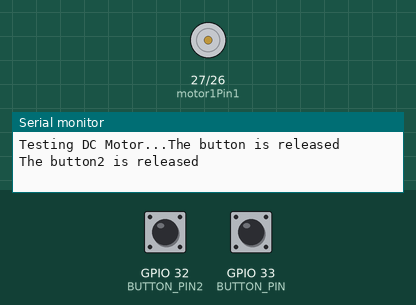
The sketch below on a simulated ESP32. Parts: motor-driver pin pairs drawn as motors (green arrow = first pin HIGH = forward, orange = second pin HIGH = backward, longer = more drive, scaled by the enable pin), the last lines printed to the serial monitor. The test bench sets the inputs (shaded band); at power-on: GPIO 32 (BUTTON_PIN2) HIGH, GPIO 33 (BUTTON_PIN) HIGH.

Above: at 1.2 s.
1.3 s: GPIO 32 (BUTTON_PIN2) pulled LOW for 0.15 s
At 1.7 s:
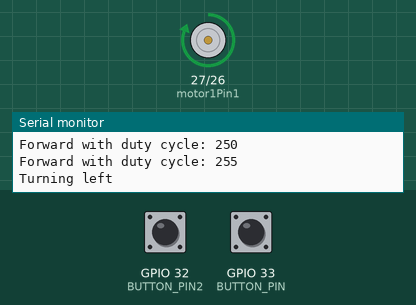
3.3 s: GPIO 33 (BUTTON_PIN) pulled LOW for 0.15 s
At 3.7 s:
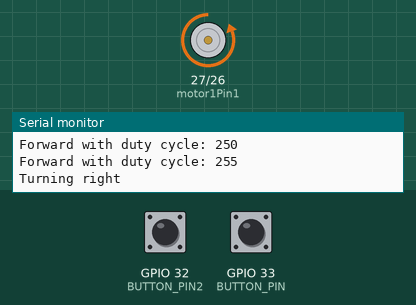
4.9 s: GPIO 33 (BUTTON_PIN) pulled LOW for 3.2 s
At 9.0 s:
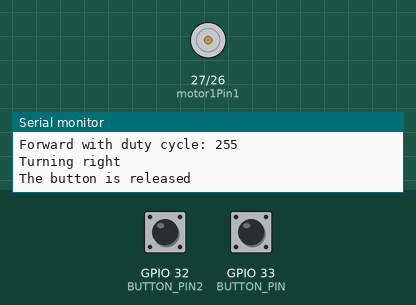
9.6 s: GPIO 32 (BUTTON_PIN2) pulled LOW for 3.2 s
At 10.0 s:
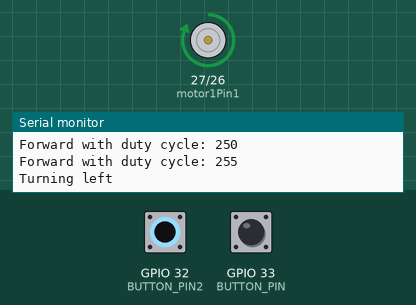
Timing chart, 0 to 14.3 s (numbered marks = the images above; inputs shaded):
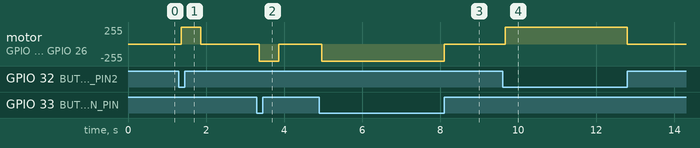

Measured:
- after the input at 1.3 s, motor on GPIO 27 (motor1Pin1) / GPIO 26 (motor1Pin2): stopped → forward 255/255 after 0.06 s, → stopped 0.50 s later
- after the input at 3.3 s, motor on GPIO 27 (motor1Pin1) / GPIO 26 (motor1Pin2): stopped → backward 255/255 after 0.06 s, → stopped 0.50 s later
- after the input at 4.9 s, motor on GPIO 27 (motor1Pin1) / GPIO 26 (motor1Pin2): stopped → backward 255/255 after 0.06 s, → stopped 3.1 s later
- after the input at 9.6 s, motor on GPIO 27 (motor1Pin1) / GPIO 26 (motor1Pin2): stopped → forward 255/255 after 0.06 s, → stopped 3.1 s later

The sketch:

sketch_may4a.ino
```cpp
#define BUTTON_PIN 33  // GIOP21 pin connected to button
#define BUTTON_PIN2 32

// Variables will change:
int lastState = LOW;  // the previous state from the input pin
int currentState;     // the current reading from the input pin

int lastState2 = LOW;  // the previous state from the input pin
int currentState2;     // the current reading from the input pin

int motor1Pin1 = 27;
int motor1Pin2 = 26;
int enable1Pin = 14;

// Setting PWM properties
const int freq = 30000;
const int pwmChannel = 0;
const int resolution = 8;
int dutyCycle = 200;

void setup() {
  // sets the pins as outputs:
  pinMode(motor1Pin1, OUTPUT);
  pinMode(motor1Pin2, OUTPUT);
  pinMode(enable1Pin, OUTPUT);

  // configure LED PWM functionalitites
  ledcSetup(pwmChannel, freq, resolution);

  // attach the channel to the GPIO to be controlled
  ledcAttachPin(enable1Pin, pwmChannel);

  Serial.begin(115200);
  pinMode(BUTTON_PIN, INPUT_PULLUP);
  pinMode(BUTTON_PIN2, INPUT_PULLUP);

  // testing
  Serial.print("Testing DC Motor...");
}

void loop() {


  currentState = digitalRead(BUTTON_PIN);
  currentState2 = digitalRead(BUTTON_PIN2);

  if (lastState == HIGH && currentState == LOW){
    Serial.println("The button is pressed");

  digitalWrite(motor1Pin1, HIGH);
  digitalWrite(motor1Pin2, LOW);
 while (dutyCycle <= 255){
    ledcWrite(pwmChannel, dutyCycle);
    Serial.print("Forward with duty cycle: ");
    Serial.println(dutyCycle);
    dutyCycle = dutyCycle + 5;
    delay(5);
  }
  dutyCycle = 200;
  Serial.println("Turning right");
  digitalWrite(motor1Pin1, LOW);
  digitalWrite(motor1Pin2, HIGH);
 delay(500);
}

 else if (lastState == LOW && currentState == HIGH){
    Serial.println("The button is released");
     digitalWrite(motor1Pin1, LOW);
  digitalWrite(motor1Pin2, LOW);
 }


   if (lastState2 == HIGH && currentState2 == LOW){
    Serial.println("The button2 is pressed");
    digitalWrite(motor1Pin1, LOW);
  digitalWrite(motor1Pin2, HIGH);
 while (dutyCycle <= 255){
    ledcWrite(pwmChannel, dutyCycle);
    Serial.print("Forward with duty cycle: ");
    Serial.println(dutyCycle);
    dutyCycle = dutyCycle + 5;
    delay(5);
  }
  dutyCycle = 200;
  Serial.println("Turning left");
  digitalWrite(motor1Pin1, HIGH);
  digitalWrite(motor1Pin2, LOW);
 delay(500);
    }
  else if (lastState2 == LOW && currentState2 == HIGH){
    Serial.println("The button2 is released");
    digitalWrite(motor1Pin1, LOW);
  digitalWrite(motor1Pin2, LOW);
  }
  // save the the last state
  lastState = currentState;
  lastState2 = currentState2;
  // save the the last state
  }
```
